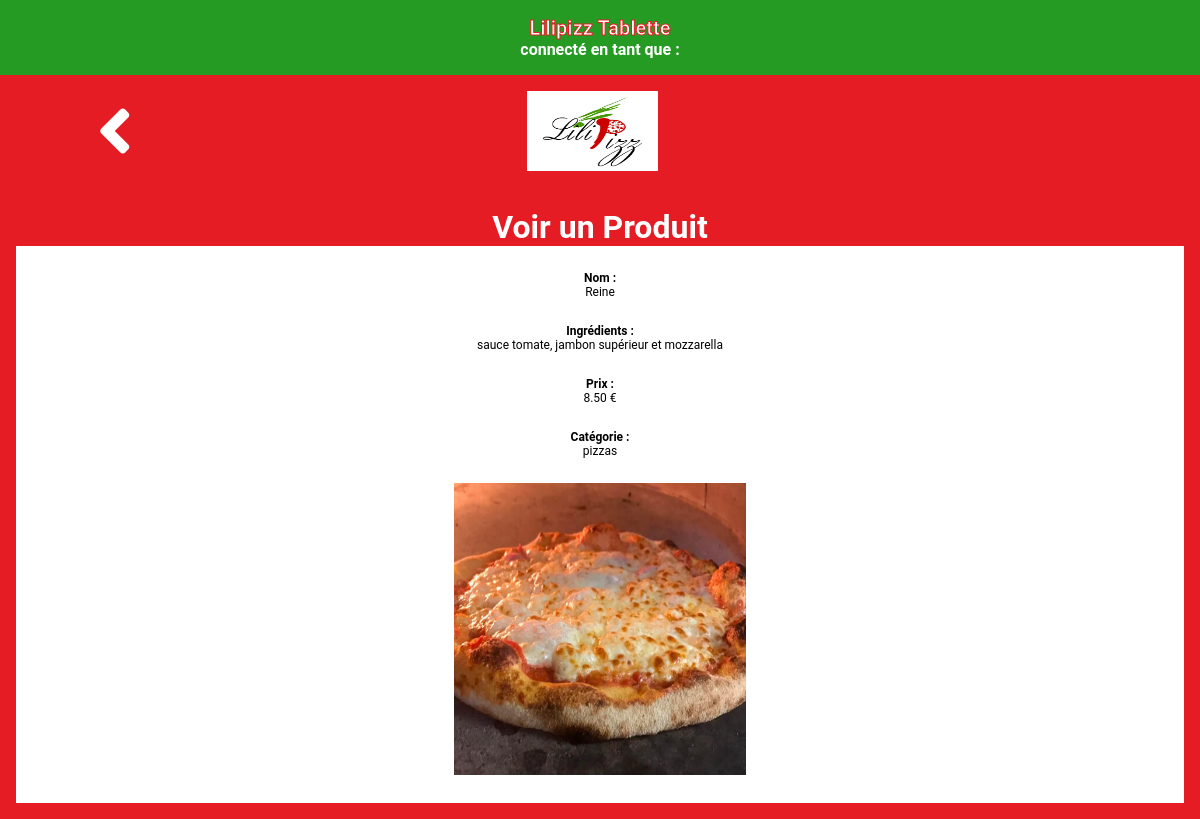
The page /AppTablette/showItem.php?id=2 on the database its author committed.
### tables this page shows
CREATE TABLE `produits` (
  `id` int(11) NOT NULL AUTO_INCREMENT,
  `nomProduit` varchar(100) NOT NULL,
  `ingredients` varchar(255) NOT NULL,
  `prix` float NOT NULL,
  `images` varchar(255) NOT NULL,
  `id_categorie` int(11) DEFAULT NULL,
  PRIMARY KEY (`id`),
  KEY `id_categorie` (`id_categorie`),
  CONSTRAINT `produits_ibfk_1` FOREIGN KEY (`id_categorie`) REFERENCES `categories` (`id`)
);

CREATE TABLE `categories` (
  `id` int(11) NOT NULL AUTO_INCREMENT,
  `nomCategorie` varchar(100) NOT NULL,
  PRIMARY KEY (`id`)
);

### AppTablette/showItem.php (the view, shortened to what this page needs)
<?php
    require 'src/connection.php';
    if(!empty($_GET['id']))
    {
        $id = checkInput($_GET['id']);
    }
    $response = $bdd->prepare("SELECT produits.id, produits.nomProduit, produits.ingredients, produits.prix, produits.images, categories.nomCategorie AS category FROM produits LEFT JOIN categories ON produits.id_categorie = categories.id WHERE produits.id = ?");
    $response->execute(array($id));
    $produit = $response->fetch();
    function checkInput($data)
    {
        $data = trim($data);
        $data = stripslashes($data);
        $data = htmlspecialchars($data);
        return $data;
    }
?>
<!DOCTYPE html>
<html lang="fr">
<head>
    <link rel="stylesheet" href="css/showItem.css">
    <link rel="stylesheet" href="https://use.fontawesome.com/releases/v5.6.3/css/all.css"
>
    <link rel="stylesheet" href="https://use.fontawesome.com/releases/v5.6.3/css/all.css">
</head>
<body>
    <header>
    <p><a href='index.php'>Lilipizz Tablette</a></p>
    <?php echo "connecté en tant que : ".$_SESSION['name']; ?>
    </header>
<nav>
    <div class="nav-left">
    <ul>
        <li><a href="carte.php"><i class="fas fa-angle-left"></i></a></li>
    </ul>
    </div>
    <div class="nav-middle">
    <ul>
        <li><img src="img/logo.png"></li>
    </ul>
    </div>
    <div class="nav-right">
    <ul>
        <li></i></li>
    </ul>
    </div>
</nav>
<main>
<h1><strong>Voir un Produit</strong></h1>
    <table  id="tour_table_content">
        <tr>
            <td>
            <label><h4>Nom : </h4></label><?php echo $produit['nomProduit'];?>
            </td>
        </tr>
        <tr>
            <td>
            <label><h4>Ingrédients : </h4></label><?php echo $produit['ingredients'];?>
            </td>
        </tr>
        <tr>
            <td>
            <label><h4>Prix : </h4><i class="ion-ios-paperplane"></i></label><?php echo number_format((float)$produit['prix'], 2, '.', ''). ' €';?>
            </td>
        </tr>
        <tr>
            <td>
            <label><h4>Catégorie : </h4></label><?php echo $produit['category'];?>
            </td>
        </tr>
        <tr>
            <td>
                <img src="<?php echo 'img/'.$produit['images'];?>" alt="...">
            </td>
        </tr>
    </table>
</main>
</body>
</html>

### AppTablette/css/showItem.css (style rules this page uses)
* { margin: 0; padding: 0; }
body { font-family: 'Roboto', sans-serif; background-color: #e51c23; }
h1 { color: #fff; }
header { background-color: rgb(37, 155, 36); color: #ffffff; font-weight: bold; text-align: center; padding: 1em; }
header p a { text-decoration : none; color : #fff; font-size : 20px; -webkit-text-stroke: 1px #e51c23; }
nav { background-color: rgb(229, 28, 35); color: #ffffff; padding: 1em; display: flex; }
.nav-left { height: 100%; width: 10%; text-align: right; }
.nav-left li { list-style: none; display: inline; font-size: 4.5em; }
.nav-left a { color: rgb(255,255,255); }
.nav-middle { height: 100%; width: 45%; text-align: right; }
.nav-middle li { list-style: none; display: inline; font-size: 1.55em; }
nav img { height: 80px; vertical-align: middle; }
.nav-right { height: 100%; width: 40%; vertical-align: middle; line-height: 40px; }
.nav-right li { list-style: none; display: inline; padding-left: 1em; font-size: 1.55em; }
main { background-color: rgb(229, 28, 35); display: flex; flex-direction: column; align-items: center; margin: 1em; }
#tour_table_content { background-color: rgb(255, 255, 255); color: rgb(0, 0, 0); border-spacing:0 25px; width: 100%; }
#tour_table_content tr { width: 25%; text-align: center; }
#tour_table_content td { font-size: 12px; text-align: center; }
img { width: 25%; }

### rows shown on the page
produits: nomProduit "Reine", ingredients "sauce tomate, jambon supérieur et mozzarella", prix "8.50", id_categorie.nomCategorie "pizzas", images (picture)
